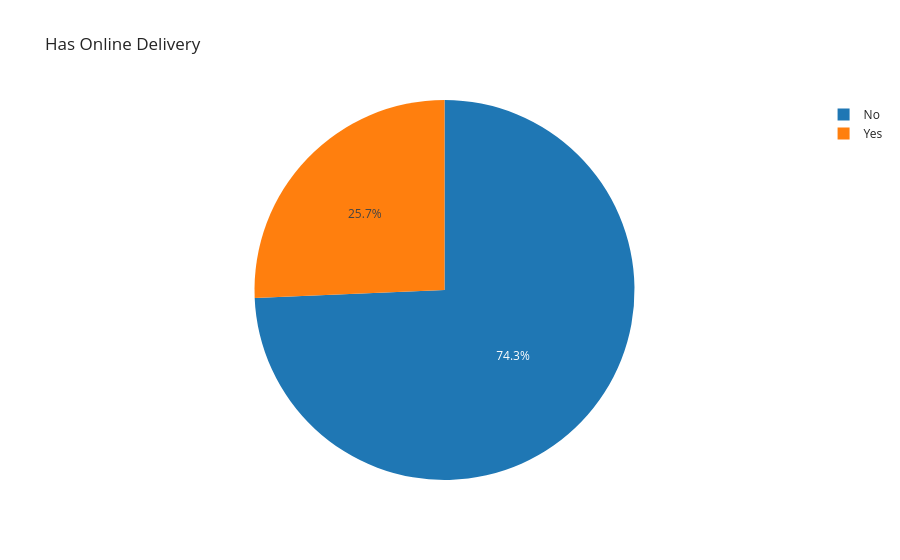

Notebook code for this chart:
### Code cell
fig=px.pie(names=df["Has Online delivery"].value_counts().index,values=df["Has Online delivery"].value_counts(),template = 'simple_white',
          title="Has Online Delivery")
fig.update_traces(textfont_size=12,textposition="inside",textinfo='percent')
fig.show()

### Figure 1 — Plotly figure (JSON) as saved in the notebook; plotly's stock layout.template omitted (floating-point values rounded to 4 significant figures)
{"data": [{"domain": {"x": [0, 1], "y": [0, 1]}, "hovertemplate": "label=%{label}<br>value=%{value}<extra></extra>", "labels": ["No", "Yes"], "legendgroup": "", "name": "", "showlegend": true, "textfont": {"size": 12}, "textinfo": "percent", "textposition": "inside", "type": "pie", "values": [7100, 2451]}], "layout": {"legend": {"tracegroupgap": 0}, "title": {"text": "Has Online Delivery"}}}
